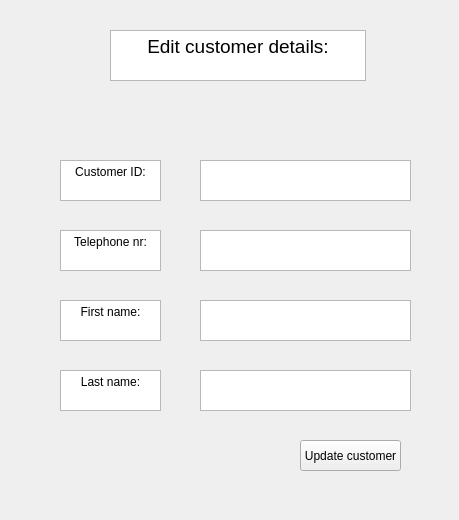
<?xml version="1.0" encoding="UTF-8"?>
<ui version="4.0">
 <class>editCustomerWindow</class>
 <widget class="QWidget" name="editCustomerWindow">
  <property name="geometry">
   <rect>
    <x>0</x>
    <y>0</y>
    <width>459</width>
    <height>520</height>
   </rect>
  </property>
  <property name="windowTitle">
   <string>Form</string>
  </property>
  <widget class="QPlainTextEdit" name="EditLastname">
   <property name="geometry">
    <rect>
     <x>200</x>
     <y>370</y>
     <width>211</width>
     <height>41</height>
    </rect>
   </property>
  </widget>
  <widget class="QPlainTextEdit" name="EditTeleNr">
   <property name="geometry">
    <rect>
     <x>200</x>
     <y>230</y>
     <width>211</width>
     <height>41</height>
    </rect>
   </property>
  </widget>
  <widget class="QTextBrowser" name="textBrowser_2">
   <property name="geometry">
    <rect>
     <x>60</x>
     <y>300</y>
     <width>101</width>
     <height>41</height>
    </rect>
   </property>
   <property name="html">
    <string>&lt;!DOCTYPE HTML PUBLIC &quot;-//W3C//DTD HTML 4.0//EN&quot; &quot;http://www.w3.org/TR/REC-html40/strict.dtd&quot;&gt;
&lt;html&gt;&lt;head&gt;&lt;meta name=&quot;qrichtext&quot; content=&quot;1&quot; /&gt;&lt;meta charset=&quot;utf-8&quot; /&gt;&lt;style type=&quot;text/css&quot;&gt;
p, li { white-space: pre-wrap; }
hr { height: 1px; border-width: 0; }
li.unchecked::marker { content: &quot;\2610&quot;; }
li.checked::marker { content: &quot;\2612&quot;; }
&lt;/style&gt;&lt;/head&gt;&lt;body style=&quot; font-family:'Segoe UI'; font-size:9pt; font-weight:400; font-style:normal;&quot;&gt;
&lt;p align=&quot;center&quot; style=&quot; margin-top:0px; margin-bottom:0px; margin-left:0px; margin-right:0px; -qt-block-indent:0; text-indent:0px;&quot;&gt;First name:&lt;/p&gt;&lt;/body&gt;&lt;/html&gt;</string>
   </property>
  </widget>
  <widget class="QPlainTextEdit" name="EditFirstname">
   <property name="geometry">
    <rect>
     <x>200</x>
     <y>300</y>
     <width>211</width>
     <height>41</height>
    </rect>
   </property>
  </widget>
  <widget class="QPushButton" name="EditCustomerButton">
   <property name="geometry">
    <rect>
     <x>300</x>
     <y>440</y>
     <width>101</width>
     <height>31</height>
    </rect>
   </property>
   <property name="text">
    <string>Update customer</string>
   </property>
  </widget>
  <widget class="QTextBrowser" name="textBrowser_4">
   <property name="geometry">
    <rect>
     <x>60</x>
     <y>230</y>
     <width>101</width>
     <height>41</height>
    </rect>
   </property>
   <property name="html">
    <string>&lt;!DOCTYPE HTML PUBLIC &quot;-//W3C//DTD HTML 4.0//EN&quot; &quot;http://www.w3.org/TR/REC-html40/strict.dtd&quot;&gt;
&lt;html&gt;&lt;head&gt;&lt;meta name=&quot;qrichtext&quot; content=&quot;1&quot; /&gt;&lt;meta charset=&quot;utf-8&quot; /&gt;&lt;style type=&quot;text/css&quot;&gt;
p, li { white-space: pre-wrap; }
hr { height: 1px; border-width: 0; }
li.unchecked::marker { content: &quot;\2610&quot;; }
li.checked::marker { content: &quot;\2612&quot;; }
&lt;/style&gt;&lt;/head&gt;&lt;body style=&quot; font-family:'Segoe UI'; font-size:9pt; font-weight:400; font-style:normal;&quot;&gt;
&lt;p align=&quot;center&quot; style=&quot; margin-top:0px; margin-bottom:0px; margin-left:0px; margin-right:0px; -qt-block-indent:0; text-indent:0px;&quot;&gt;Telephone nr:&lt;/p&gt;&lt;/body&gt;&lt;/html&gt;</string>
   </property>
  </widget>
  <widget class="QTextBrowser" name="textBrowser">
   <property name="geometry">
    <rect>
     <x>110</x>
     <y>30</y>
     <width>256</width>
     <height>51</height>
    </rect>
   </property>
   <property name="html">
    <string>&lt;!DOCTYPE HTML PUBLIC &quot;-//W3C//DTD HTML 4.0//EN&quot; &quot;http://www.w3.org/TR/REC-html40/strict.dtd&quot;&gt;
&lt;html&gt;&lt;head&gt;&lt;meta name=&quot;qrichtext&quot; content=&quot;1&quot; /&gt;&lt;meta charset=&quot;utf-8&quot; /&gt;&lt;style type=&quot;text/css&quot;&gt;
p, li { white-space: pre-wrap; }
hr { height: 1px; border-width: 0; }
li.unchecked::marker { content: &quot;\2610&quot;; }
li.checked::marker { content: &quot;\2612&quot;; }
&lt;/style&gt;&lt;/head&gt;&lt;body style=&quot; font-family:'Segoe UI'; font-size:9pt; font-weight:400; font-style:normal;&quot;&gt;
&lt;p align=&quot;center&quot; style=&quot; margin-top:0px; margin-bottom:0px; margin-left:0px; margin-right:0px; -qt-block-indent:0; text-indent:0px;&quot;&gt;&lt;span style=&quot; font-size:14pt;&quot;&gt;Edit customer details:&lt;/span&gt;&lt;/p&gt;&lt;/body&gt;&lt;/html&gt;</string>
   </property>
  </widget>
  <widget class="QPlainTextEdit" name="EditCustomerID">
   <property name="geometry">
    <rect>
     <x>200</x>
     <y>160</y>
     <width>211</width>
     <height>41</height>
    </rect>
   </property>
  </widget>
  <widget class="QTextBrowser" name="textBrowser_5">
   <property name="geometry">
    <rect>
     <x>60</x>
     <y>160</y>
     <width>101</width>
     <height>41</height>
    </rect>
   </property>
   <property name="html">
    <string>&lt;!DOCTYPE HTML PUBLIC &quot;-//W3C//DTD HTML 4.0//EN&quot; &quot;http://www.w3.org/TR/REC-html40/strict.dtd&quot;&gt;
&lt;html&gt;&lt;head&gt;&lt;meta name=&quot;qrichtext&quot; content=&quot;1&quot; /&gt;&lt;meta charset=&quot;utf-8&quot; /&gt;&lt;style type=&quot;text/css&quot;&gt;
p, li { white-space: pre-wrap; }
hr { height: 1px; border-width: 0; }
li.unchecked::marker { content: &quot;\2610&quot;; }
li.checked::marker { content: &quot;\2612&quot;; }
&lt;/style&gt;&lt;/head&gt;&lt;body style=&quot; font-family:'Segoe UI'; font-size:9pt; font-weight:400; font-style:normal;&quot;&gt;
&lt;p align=&quot;center&quot; style=&quot; margin-top:0px; margin-bottom:0px; margin-left:0px; margin-right:0px; -qt-block-indent:0; text-indent:0px;&quot;&gt;Customer ID:&lt;/p&gt;&lt;/body&gt;&lt;/html&gt;</string>
   </property>
  </widget>
  <widget class="QTextBrowser" name="textBrowser_3">
   <property name="geometry">
    <rect>
     <x>60</x>
     <y>370</y>
     <width>101</width>
     <height>41</height>
    </rect>
   </property>
   <property name="html">
    <string>&lt;!DOCTYPE HTML PUBLIC &quot;-//W3C//DTD HTML 4.0//EN&quot; &quot;http://www.w3.org/TR/REC-html40/strict.dtd&quot;&gt;
&lt;html&gt;&lt;head&gt;&lt;meta name=&quot;qrichtext&quot; content=&quot;1&quot; /&gt;&lt;meta charset=&quot;utf-8&quot; /&gt;&lt;style type=&quot;text/css&quot;&gt;
p, li { white-space: pre-wrap; }
hr { height: 1px; border-width: 0; }
li.unchecked::marker { content: &quot;\2610&quot;; }
li.checked::marker { content: &quot;\2612&quot;; }
&lt;/style&gt;&lt;/head&gt;&lt;body style=&quot; font-family:'Segoe UI'; font-size:9pt; font-weight:400; font-style:normal;&quot;&gt;
&lt;p align=&quot;center&quot; style=&quot; margin-top:0px; margin-bottom:0px; margin-left:0px; margin-right:0px; -qt-block-indent:0; text-indent:0px;&quot;&gt;Last name:&lt;/p&gt;&lt;/body&gt;&lt;/html&gt;</string>
   </property>
  </widget>
 </widget>
 <resources/>
 <connections/>
</ui>
